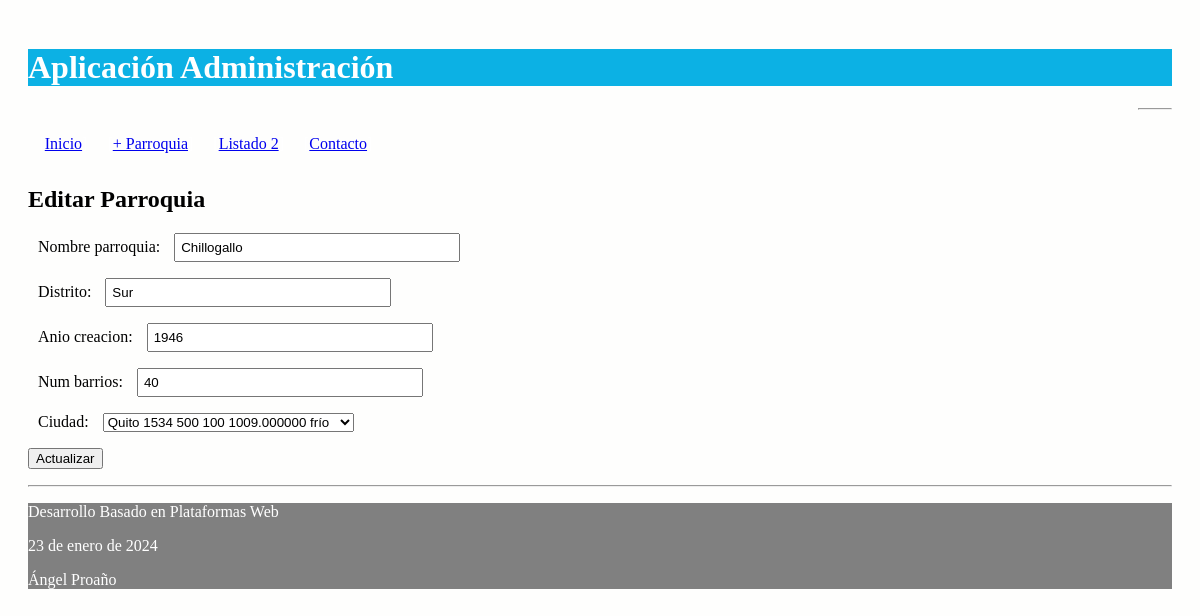
/administrativo/editar-parroquia/2, run on the app's committed database.
### administrativo/models.py (models this page shows, shortened)
class Parroquia(models.Model):
    nombre_parroquia = models.CharField(max_length=30)
    distrito = models.CharField(max_length=30)
    anio_creacion = models.IntegerField(blank=True, null=True)
    num_barrios = models.IntegerField(blank=True, null=True)
    ciudad = models.ForeignKey(Ciudad, on_delete=models.CASCADE)

### administrativo/views.py (the view)
# urls.py: path('editar-parroquia/<int:id>', views.editarParroquia,
def editarParroquia(request, id):
    parroquia = Parroquia.objects.get(pk=id)
    if request.method=='POST':
        formulario = ParroquiaForm(request.POST, instance=parroquia)
        print(formulario.errors)
        if formulario.is_valid():
            formulario.save()
            return redirect(listadoParroquiasDos)
    else:
        formulario = ParroquiaForm(instance=parroquia)
        diccionario = {'formulario': formulario}
    return render(request, 'editarParroquia.html', diccionario)

### administrativo/forms.py
class ParroquiaForm(ModelForm):
    class Meta:
        model = Parroquia
        fields = ['nombre_parroquia', 'distrito',
                  'anio_creacion',
                   'num_barrios',
                   'ciudad']

### administrativo/models.py (called while the page is built)
    def __str__(self):
        return "%s %d %d %d %f %s" % (self.nombre_ciudad,
            self.anio_fundacion,
            self.num_parques,
            self.num_monumentos,
            self.presupuesto_anual,
            self.clima)

### administrativo/templates/editarParroquia.html (shortened to what this page needs)
{% extends "master.html" %}
{% block content %}
<h2>Editar Parroquia</h2>
<form action="" method="post">
  {{formulario.as_p}}
  <p><input type='submit' value='Actualizar'/></p>
</form>
{% endblock %}

### administrativo/static/css/estilos.css (style rules this page uses)
body { background: #FEFEFD; padding: 20px; }
input[type=text], input[type=number] { width: 25%; padding: 5px 5px; box-sizing: border-box; }
label { padding: 12px 10px; }

### data on the page
Parroquia: nombre_parroquia "Chillogallo", distrito "Sur", anio_creacion "1946", num_barrios "40", ciudad "Quito 1534 500 100 1009.000000 frío"
